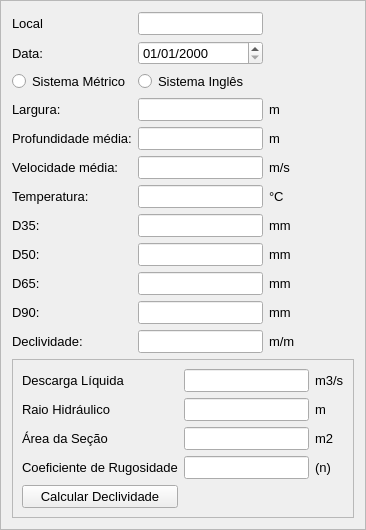
       <widget class="QFrame" name="frame_2">
        <property name="maximumSize">
         <size>
          <width>16777201</width>
          <height>16777215</height>
         </size>
        </property>
        <property name="frameShape">
         <enum>QFrame::StyledPanel</enum>
        </property>
        <property name="frameShadow">
         <enum>QFrame::Sunken</enum>
        </property>
        <layout class="QFormLayout" name="formLayout">
         <property name="fieldGrowthPolicy">
          <enum>QFormLayout::AllNonFixedFieldsGrow</enum>
         </property>
         <item row="1" column="0">
          <widget class="QFrame" name="frame">
           <property name="sizePolicy">
            <sizepolicy hsizetype="MinimumExpanding" vsizetype="Preferred">
             <horstretch>0</horstretch>
             <verstretch>0</verstretch>
            </sizepolicy>
           </property>
           <property name="frameShape">
            <enum>QFrame::StyledPanel</enum>
           </property>
           <property name="frameShadow">
            <enum>QFrame::Sunken</enum>
           </property>
           <layout class="QGridLayout" name="gridLayout_7">
            <item row="0" column="0">
             <layout class="QGridLayout" name="gridLayout_6">
              <item row="1" column="3">
               <widget class="QLabel" name="RaioUnidLabel_3">
                <property name="font">
                 <font>
                  <family>Arial</family>
                  <pointsize>10</pointsize>
                 </font>
                </property>
                <property name="text">
                 <string>m</string>
                </property>
               </widget>
              </item>
              <item row="0" column="3">
               <widget class="QLabel" name="VazaoUnidLabel_2">
                <property name="font">
                 <font>
                  <family>Arial</family>
                  <pointsize>10</pointsize>
                 </font>
                </property>
                <property name="text">
                 <string>m3/s</string>
                </property>
               </widget>
              </item>
              <item row="2" column="3">
               <widget class="QLabel" name="RaioUnidLabel_4">
                <property name="font">
                 <font>
                  <family>Arial</family>
                  <pointsize>10</pointsize>
                 </font>
                </property>
                <property name="text">
                 <string>m2</string>
                </property>
               </widget>
              </item>
              <item row="3" column="3">
               <widget class="QLabel" name="Rugosidadesimblabel_2">
                <property name="font">
                 <font>
                  <family>Arial</family>
                  <pointsize>10</pointsize>
                 </font>
                </property>
                <property name="text">
                 <string>(n)</string>
                </property>
               </widget>
              </item>
              <item row="3" column="0">
               <widget class="QLabel" name="RugosidadeLabel">
                <property name="font">
                 <font>
                  <family>Arial</family>
                  <pointsize>10</pointsize>
                 </font>
                </property>
                <property name="text">
                 <string>Coeficiente de Rugosidade</string>
                </property>
               </widget>
              </item>
              <item row="3" column="1" colspan="2">
               <widget class="QLineEdit" name="RugosidadeLineEdit">
                <property name="font">
                 <font>
                  <family>Arial</family>
                  <pointsize>10</pointsize>
                 </font>
                </property>
                <property name="text">
                 <string/>
                </property>
               </widget>
              </item>
              <item row="1" column="1" colspan="2">
               <widget class="QLineEdit" name="RaioLineEdit">
                <property name="font">
                 <font>
                  <family>Arial</family>
                  <pointsize>10</pointsize>
                 </font>
                </property>
                <property name="text">
                 <string/>
                </property>
               </widget>
              </item>
              <item row="2" column="1" colspan="2">
               <widget class="QLineEdit" name="AreaLineEdit">
                <property name="font">
                 <font>
                  <family>Arial</family>
                  <pointsize>10</pointsize>
                 </font>
                </property>
                <property name="text">
                 <string/>
                </property>
               </widget>
              </item>
              <item row="0" column="0">
               <widget class="QLabel" name="VazaoLabel">
                <property name="font">
                 <font>
                  <family>Arial</family>
                  <pointsize>10</pointsize>
                 </font>
                </property>
                <property name="text">
                 <string>Descarga Líquida</string>
                </property>
               </widget>
              </item>
              <item row="2" column="0">
               <widget class="QLabel" name="AreaLabel">
                <property name="font">
                 <font>
                  <family>Arial</family>
                  <pointsize>10</pointsize>
                 </font>
                </property>
                <property name="text">
                 <string>Área da Seção</string>
                </property>
               </widget>
              </item>
              <item row="1" column="0">
               <widget class="QLabel" name="RaioLabel">
                <property name="font">
                 <font>
                  <family>Arial</family>
                  <pointsize>10</pointsize>
                 </font>
                </property>
                <property name="text">
                 <string>Raio Hidráulico</string>
                </property>
               </widget>
              </item>
              <item row="4" column="0">
               <widget class="QPushButton" name="CalcularDeclivPushButton">
                <property name="font">
                 <font>
                  <family>Arial</family>
                  <pointsize>10</pointsize>
                 </font>
                </property>
                <property name="text">
                 <string>Calcular Declividade</string>
                </property>
               </widget>
              </item>
              <item row="0" column="1" colspan="2">
               <widget class="QLineEdit" name="VazaoLineEdit">
                <property name="font">
                 <font>
                  <family>Arial</family>
                  <pointsize>10</pointsize>
                 </font>
                </property>
                <property name="text">
                 <string/>
                </property>
               </widget>
              </item>
             </layout>
            </item>
           </layout>
          </widget>
         </item>
         <item row="0" column="0">
          <layout class="QGridLayout" name="gridLayout_9">
           <item row="5" column="1">
            <widget class="QLineEdit" name="ProfLineEdit">
             <property name="font">
              <font>
               <family>Arial</family>
               <pointsize>10</pointsize>
              </font>
             </property>
             <property name="text">
              <string/>
             </property>
            </widget>
           </item>
           <item row="4" column="1">
            <widget class="QLineEdit" name="LarguraLineEdit">
             <property name="font">
              <font>
               <family>Arial</family>
               <pointsize>10</pointsize>
              </font>
             </property>
             <property name="text">
              <string/>
             </property>
            </widget>
           </item>
           <item row="1" column="1">
            <widget class="QLineEdit" name="LocalLineEdit">
             <property name="font">
              <font>
               <family>Arial</family>
               <pointsize>10</pointsize>
              </font>
             </property>
             <property name="text">
              <string/>
             </property>
            </widget>
           </item>
           <item row="2" column="1">
            <widget class="QDateEdit" name="DateEdit">
             <property name="font">
              <font>
               <family>Arial</family>
               <pointsize>10</pointsize>
              </font>
             </property>
             <property name="date">
              <date>
               <year>2000</year>
               <month>1</month>
               <day>1</day>
              </date>
             </property>
             <property name="displayFormat">
              <string>dd/MM/yyyy</string>
             </property>
            </widget>
           </item>
           <item row="5" column="2">
            <widget class="QLabel" name="ProfUnidLabel">
             <property name="font">
              <font>
               <family>Arial</family>
               <pointsize>10</pointsize>
              </font>
             </property>
             <property name="text">
              <string>m</string>
             </property>
            </widget>
           </item>
           <item row="4" column="0">
            <widget class="QLabel" name="LarguraLabel">
             <property name="font">
              <font>
               <family>Arial</family>
               <pointsize>10</pointsize>
              </font>
             </property>
             <property name="text">
              <string>Largura:</string>
             </property>
            </widget>
           </item>
           <item row="4" column="2">
            <widget class="QLabel" name="LarguraUnidLabel">
             <property name="font">
              <font>
               <family>Arial</family>
               <pointsize>10</pointsize>
              </font>
             </property>
             <property name="text">
              <string>m</string>
             </property>
            </widget>
           </item>
           <item row="9" column="0">
            <widget class="QLabel" name="D50Label">
             <property name="font">
              <font>
               <family>Arial</family>
               <pointsize>10</pointsize>
              </font>
             </property>
             <property name="text">
              <string>D50:</string>
             </property>
            </widget>
           </item>
           <item row="7" column="1">
            <widget class="QLineEdit" name="TempLineEdit">
             <property name="font">
              <font>
               <family>Arial</family>
               <pointsize>10</pointsize>
              </font>
             </property>
             <property name="text">
              <string/>
             </property>
            </widget>
           </item>
           <item row="7" column="2">
            <widget class="QLabel" name="TempUnidLabel">
             <property name="font">
              <font>
               <family>Arial</family>
               <pointsize>10</pointsize>
              </font>
             </property>
             <property name="text">
              <string>°C</string>
             </property>
            </widget>
           </item>
           <item row="3" column="1">
            <widget class="QRadioButton" name="SIngRadioButton">
             <property name="font">
              <font>
               <family>Arial</family>
               <pointsize>10</pointsize>
              </font>
             </property>
             <property name="text">
              <string>Sistema Inglês</string>
             </property>
            </widget>
           </item>
           <item row="8" column="1">
            <widget class="QLineEdit" name="D35LineEdit">
             <property name="font">
              <font>
               <family>Arial</family>
               <pointsize>10</pointsize>
              </font>
             </property>
             <property name="text">
              <string/>
             </property>
            </widget>
           </item>
           <item row="6" column="0">
            <widget class="QLabel" name="VelocLabel">
             <property name="font">
              <font>
               <family>Arial</family>
               <pointsize>10</pointsize>
              </font>
             </property>
             <property name="text">
              <string>Velocidade média: </string>
             </property>
            </widget>
           </item>
           <item row="12" column="0">
            <widget class="QLabel" name="DeclivLabel">
             <property name="font">
              <font>
               <family>Arial</family>
               <pointsize>10</pointsize>
              </font>
             </property>
             <property name="text">
              <string>Declividade:</string>
             </property>
            </widget>
           </item>
           <item row="8" column="0">
            <widget class="QLabel" name="D35Label">
             <property name="font">
              <font>
               <family>Arial</family>
               <pointsize>10</pointsize>
              </font>
             </property>
             <property name="text">
              <string>D35:</string>
             </property>
            </widget>
           </item>
           <item row="10" column="0">
            <widget class="QLabel" name="D65Label">
             <property name="font">
              <font>
               <family>Arial</family>
               <pointsize>10</pointsize>
              </font>
             </property>
             <property name="text">
              <string>D65:</string>
             </property>
            </widget>
           </item>
           <item row="3" column="0">
            <widget class="QRadioButton" name="SIntRadioButton">
             <property name="font">
              <font>
               <family>Arial</family>
               <pointsize>10</pointsize>
              </font>
             </property>
             <property name="text">
              <string>Sistema Métrico</string>
             </property>
            </widget>
           </item>
           <item row="7" column="0">
            <widget class="QLabel" name="TempLabel">
             <property name="font">
              <font>
               <family>Arial</family>
               <pointsize>10</pointsize>
              </font>
             </property>
             <property name="text">
              <string>Temperatura:</string>
             </property>
            </widget>
           </item>
           <item row="2" column="0">
            <widget class="QLabel" name="DataLabel">
             <property name="font">
              <font>
               <family>Arial</family>
               <pointsize>10</pointsize>
              </font>
             </property>
             <property name="layoutDirection">
              <enum>Qt::LeftToRight</enum>
             </property>
             <property name="text">
              <string>Data:</string>
             </property>
            </widget>
           </item>
           <item row="5" column="0">
            <widget class="QLabel" name="ProfLabel">
             <property name="font">
              <font>
               <family>Arial</family>
               <pointsize>10</pointsize>
              </font>
             </property>
             <property name="text">
              <string>Profundidade média:</string>
             </property>
            </widget>
           </item>
           <item row="1" column="0">
            <widget class="QLabel" name="LocalLabel">
             <property name="font">
              <font>
               <family>Arial</family>
               <pointsize>10</pointsize>
              </font>
             </property>
             <property name="text">
              <string>Local</string>
             </property>
            </widget>
           </item>
           <item row="11" column="0">
            <widget class="QLabel" name="D90Label">
             <property name="font">
              <font>
               <family>Arial</family>
               <pointsize>10</pointsize>
              </font>
             </property>
             <property name="text">
              <string>D90:</string>
             </property>
            </widget>
           </item>
           <item row="9" column="1">
            <widget class="QLineEdit" name="D50LineEdit">
             <property name="font">
              <font>
               <family>Arial</family>
               <pointsize>10</pointsize>
              </font>
             </property>
             <property name="text">
              <string/>
             </property>
            </widget>
           </item>
           <item row="6" column="1">
            <widget class="QLineEdit" name="VelocLineEdit">
             <property name="font">
              <font>
               <family>Arial</family>
               <pointsize>10</pointsize>
              </font>
             </property>
             <property name="text">
              <string/>
             </property>
            </widget>
           </item>
           <item row="11" column="2">
            <widget class="QLabel" name="D90UnidLabel">
             <property name="font">
              <font>
               <family>Arial</family>
               <pointsize>10</pointsize>
              </font>
             </property>
             <property name="text">
              <string>mm</string>
             </property>
            </widget>
           </item>
           <item row="10" column="2">
            <widget class="QLabel" name="D65UnidLabel">
             <property name="font">
              <font>
               <family>Arial</family>
               <pointsize>10</pointsize>
              </font>
             </property>
             <property name="text">
              <string>mm</string>
             </property>
            </widget>
           </item>
           <item row="10" column="1">
            <widget class="QLineEdit" name="D65LineEdit">
             <property name="font">
              <font>
               <family>Arial</family>
               <pointsize>10</pointsize>
              </font>
             </property>
             <property name="text">
              <string/>
             </property>
            </widget>
           </item>
           <item row="12" column="1">
            <widget class="QLineEdit" name="DeclivLineEdit">
             <property name="font">
              <font>
               <family>Arial</family>
               <pointsize>10</pointsize>
              </font>
             </property>
            </widget>
           </item>
           <item row="6" column="2">
            <widget class="QLabel" name="VelocUnidLabel">
             <property name="font">
              <font>
               <family>Arial</family>
               <pointsize>10</pointsize>
              </font>
             </property>
             <property name="text">
              <string>m/s</string>
             </property>
            </widget>
           </item>
           <item row="9" column="2">
            <widget class="QLabel" name="D50UnidLabel">
             <property name="font">
              <font>
               <family>Arial</family>
               <pointsize>10</pointsize>
              </font>
             </property>
             <property name="text">
              <string>mm</string>
             </property>
            </widget>
           </item>
           <item row="11" column="1">
            <widget class="QLineEdit" name="D90LineEdit">
             <property name="font">
              <font>
               <family>Arial</family>
               <pointsize>10</pointsize>
              </font>
             </property>
             <property name="text">
              <string/>
             </property>
            </widget>
           </item>
           <item row="8" column="2">
            <widget class="QLabel" name="D35UnidLabel">
             <property name="font">
              <font>
               <family>Arial</family>
               <pointsize>10</pointsize>
              </font>
             </property>
             <property name="text">
              <string>mm</string>
             </property>
            </widget>
           </item>
           <item row="12" column="2">
            <widget class="QLabel" name="DeclivUnidLabel">
             <property name="font">
              <font>
               <family>Arial</family>
               <pointsize>10</pointsize>
              </font>
             </property>
             <property name="text">
              <string>m/m</string>
             </property>
            </widget>
           </item>
          </layout>
         </item>
        </layout>
       </widget>
